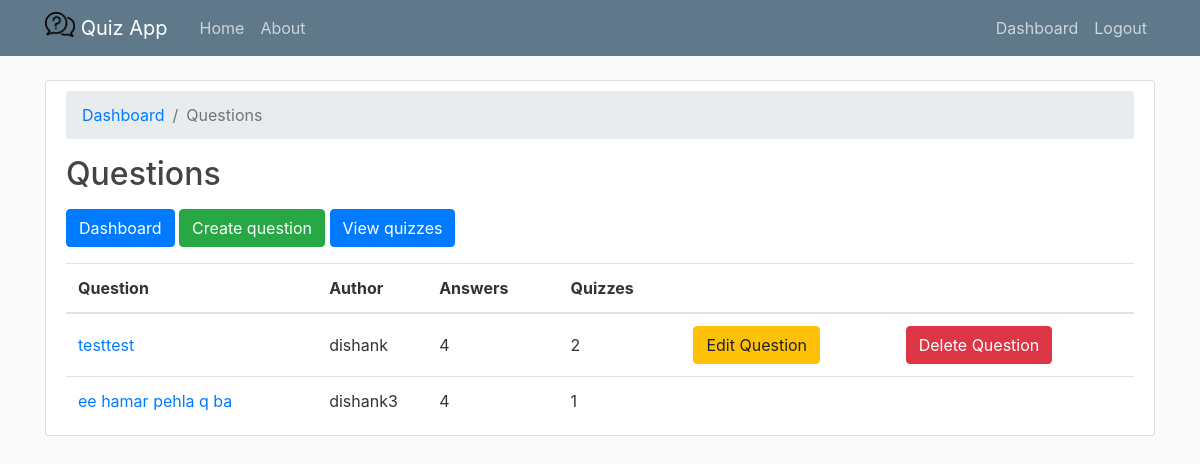
The page /question/view/ (signed in) on the database its author committed.
### dashboard/models.py (models this page shows, shortened)
class Question(models.Model):
    text = models.CharField('Question', max_length=255)
    author = models.ForeignKey(Teacher, on_delete=models.CASCADE,related_name='questions')

class Teacher(models.Model):
    user = models.OneToOneField(User, on_delete=models.CASCADE, primary_key=True)
    def __str__(self):
        return self.user.username

class User(AbstractUser):
    is_student = models.BooleanField(default=False)
    is_teacher = models.BooleanField(default=False)

### dashboard/views.py (the view)
# urls.py: path('question/view/', ListQuestionView.as_view(), name='question-view'),
@method_decorator(login_required, name="dispatch")
class ListQuestionView(ListView):
    model = Question
    ordering = ('text', )
    context_object_name = 'questions'
    template_name = 'dashboard/question_list.html'
    def get_queryset(self):
        queryset = Question.objects.all() \
            .annotate(answer_count=Count('answers', distinct=True)) \
            .annotate(selected_count=Count('selected_question', distinct=True))
        return queryset

### dashboard/templates/dashboard/question_list.html
{% extends "dashboard/base.html" %}
{% block content %}
<div class="content-section">
  <nav aria-label="breadcrumb">
    <ol class="breadcrumb">
        <li class="breadcrumb-item"><a href="{% url 'teacher-dashboard' %}">Dashboard</a></li>
        <li class="breadcrumb-item active" aria-current="page">Questions</li>
    </ol>
  </nav>
  <h2 class="mb-3">Questions</h2>
  <a href="{% url 'teacher-dashboard' %}" class="btn btn-primary mb-3" role="button">Dashboard</a>
  <a href="{% url 'question-add' %}" class="btn btn-success mb-3" role="button">Create question</a>
  <a href="{% url 'quiz-view' %}" class="btn btn-primary mb-3" role="button">View quizzes</a>
  <div class="table-responsive">
    <table class="table mb-0">
      <thead>
        <tr>
          <th>Question</th>
          <th>Author</th>
          <th>Answers</th>
          <th>Quizzes</th>
          <th></th>
          <th></th>
        </tr>
      </thead>
      <tbody>
        {% for question in questions %}
          <tr>
            <td class="align-middle"><a href="{% url 'question-edit' question.pk %}">{{ question.text }}</a></td>
            <td class="align-middle overflowing">{{ question.author }}</td>
            <td class="align-middle">{{ question.answer_count }}</td>
            <td class="align-middle">{{ question.selected_count }}</td>
            {% if question.author == user.teacher %}
            <td class="align-middle">
              <a href="{% url 'question-edit' question.pk %}" class="btn btn-warning">Edit Question</a>
            </td>
            <td class="align-middle">
              <a href="{% url 'question-delete' question.pk %}" class="btn btn-danger">Delete Question</a>
            </td>
            {% else %}
            <td class="align-middle">
            </td>
            <td class="align-middle">
            </td>
            {% endif %}
          </tr>
        {% empty %}
          <tr>
            <td class="bg-light text-center font-italic" colspan="5">Nobody has created any questions yet. Go ahead and <a href="{% url 'question-add' %}">create the first question</a>.</td>
          </tr>
        {% endfor %}
      </tbody>
    </table>
  </div>
</div>
{% endblock content %}

### dashboard/static/dashboard/main.css (style rules this page uses)
body { background: #fafafa; color: #333333; margin-top: 5rem; }
h1, h2, h3, h4, h5, h6 { color: #444444; }
.content-section { background: #ffffff; padding: 10px 20px; border: 1px solid #dddddd; border-radius: 3px; margin-bottom: 20px; }
.overflowing { max-width: 0; overflow: hidden; text-overflow: ellipsis; white-space: nowrap; }

### rows shown on the page
Question: text "testtest", author "dishank", answer_count "4", selected_count "2", shows "Edit Question"
Question: text "ee hamar pehla q ba", author "dishank3", answer_count "4", selected_count "1"
